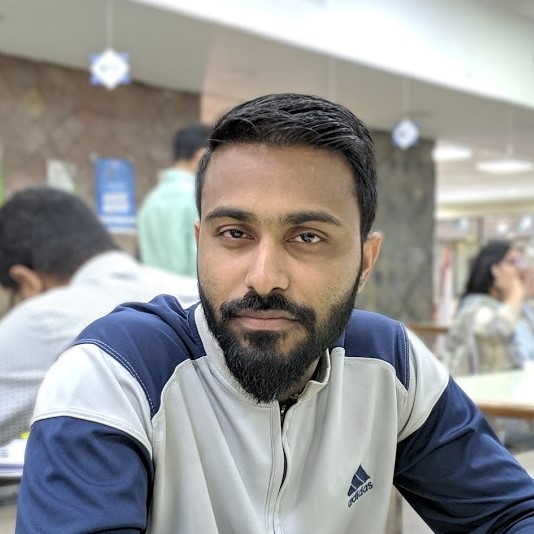
#> input picture images/nur.jpg, 534 x 534 px
$ jupyter execute --allow-errors EdgeFinder.ipynb   (older library calls are emulated)
#> lines starting #> are read from the running program, lines starting #| are printed output that depends on the picture
[cell 1]
import cv2
import numpy as np
from matplotlib import pyplot as plt
import sklearn.cluster as sk
from PIL import Image
from torchvision import transforms

import os
import glob
import os.path as osp

[cell 2]
def displayimage(imgarr, r=1, c=3):
    plt.figure(figsize=(10,10))
    count = 1
    for i in range(1,r+1):
        for j in range(1,c+1):
            plt.subplot(r,c,count)
            plt.imshow(imgarr[count-1])
            count += 1
    plt.show()

# Compare

[cell 3]
img = cv2.cvtColor(cv2.imread('images/nur.jpg'), cv2.COLOR_BGR2RGB)
downed = cv2.resize(img, dsize=(300, 300), interpolation=cv2.INTER_CUBIC)
edgesdowned = cv2.Canny(downed,200,200)
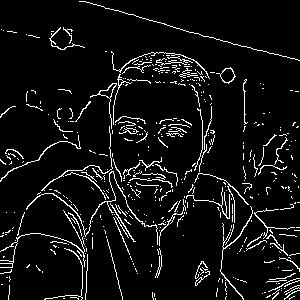
#> edgesdowned: shape (300, 300); 6.7% white in thin lines or dots

#> (the rest of this cell did not finish here and is left out)

# Convert and Save to Directory

[cell 4]
dir = 'Pixelart_short/'
#> dir = 'Pixelart_short/'
filearray = []
labels = []
filenames = glob.glob(osp.join('images/'+dir, '*.jpg'))
for fn in filenames:
    filearray.append(fn)
#> this loop made 0 passes
#> after the loop, filearray = []
length = len(filearray)
#> length = 0
imgarr = []

# [7 lines of commented-out code are left out]

for index in range(0,length):
    image = cv2.cvtColor(cv2.imread(filearray[index]), cv2.COLOR_BGR2RGB)
    if image.shape[0] != image.shape[1]:
        sqrsize = image.shape[0] if image.shape[0] < image.shape[1] else image.shape[1]
        x1=int(image.shape[0]/2-sqrsize/2)
        x2=int(image.shape[0]/2+sqrsize/2)
        y1=int(image.shape[1]/2-sqrsize/2)
        y2=int(image.shape[1]/2+sqrsize/2)
        image = image[x1:x2,y1:y2]
    downed = cv2.cvtColor(cv2.resize(image,dsize=(300, 300), interpolation=cv2.INTER_CUBIC), cv2.COLOR_BGR2RGB)
    edgesdowned = cv2.Canny(downed,300,300)
    saveto = 'images/Canny/'+'Un/'+dir+str(index)+'.jpg'
    print(saveto)
    cv2.imwrite(saveto,downed)


$ run again, with images/abr.jpg copied over images/nur.jpg
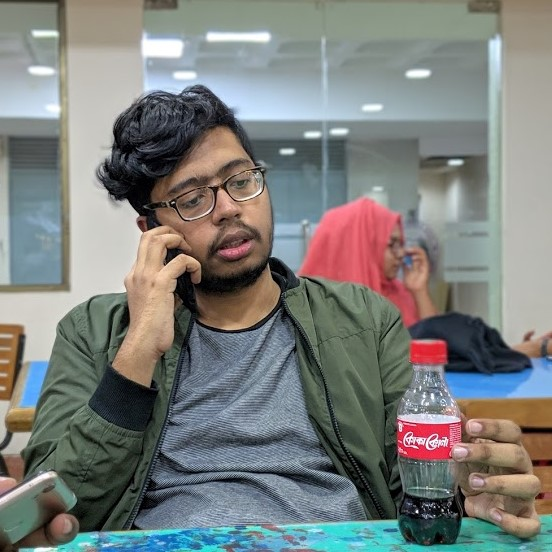
#> input picture images/abr.jpg, 552 x 552 px
#> `downed = cv2.resize(img, dsize=(300, 300), interpolation=cv2.INTER_CUB..`:
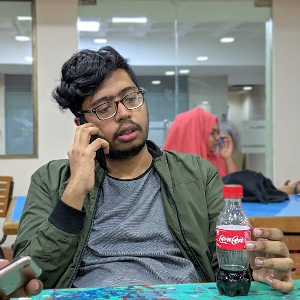
#> downed: shape (300, 300, 3); mean R, G, B 124.2, 127, 124.4
#> `edgesdowned = cv2.Canny(downed,200,200)`:
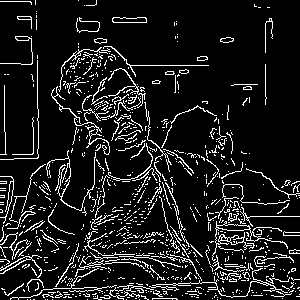
#> edgesdowned: shape (300, 300); 10.8% white in thin lines or dots
#> dir = 'Pixelart_short/'
#> after the loop `for fn in filenames:`: filearray = []
#> length = 0
